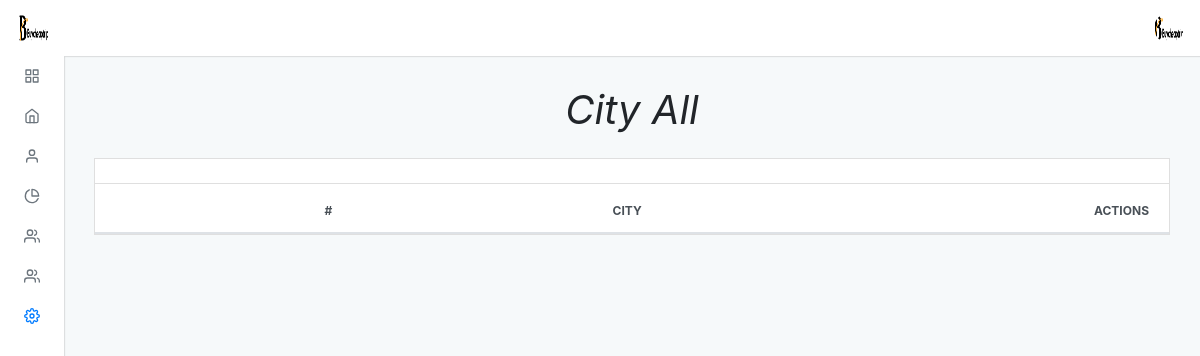
/admin/default/city_all.php (signed in), run on an earlier commit of the app's database.
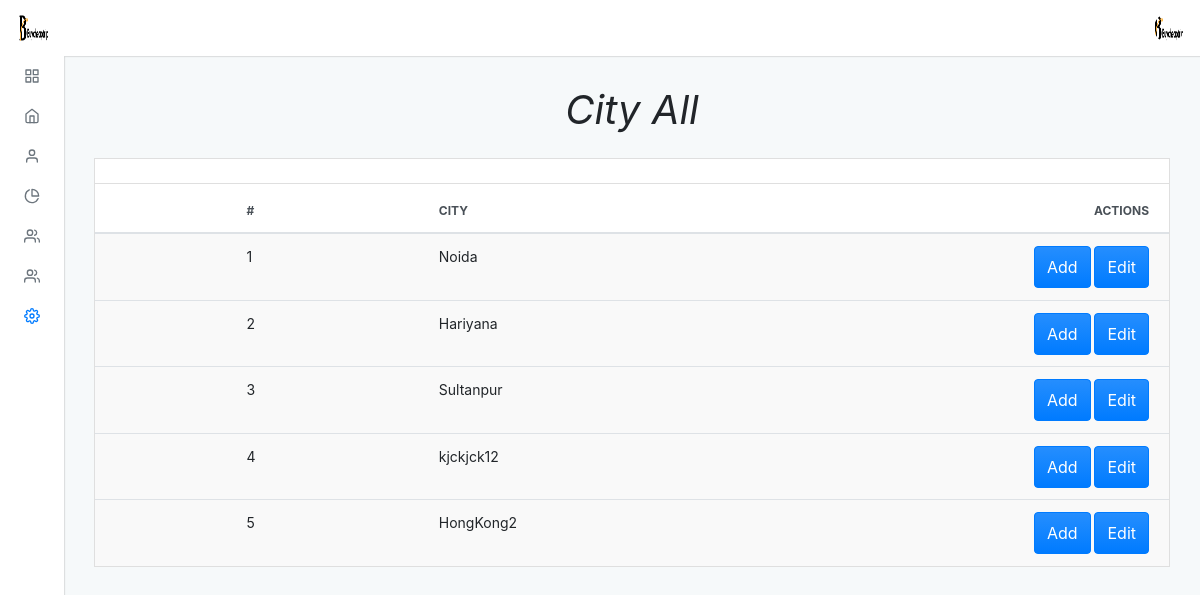
And on a later commit of the database.
### tables this page shows
CREATE TABLE `cities` (
  `city_id` int(11) NOT NULL,
  `city_name` varchar(100) NOT NULL
);

### admin/default/city_all.php (the view, shortened to what the changed rows need)
<?php
include "../connection.php";
?>
<?php $page = "setting";
include("./incluede/header.php") ?>
<div class="adminx-content">
    <div class="adminx-main-content">
        <div class="container-fluid">
            <div class="pb-3">
                <h1><b><i>City All</i></b></h1>
            </div>
            <div class="row">
                <div class="col">
                    <div class="card mb-grid">
                        <div class="table-responsive-md">
                            <table class="table table-actions table-striped table-hover mb-0">
                                <thead>
                                    <tr>
                                        <th scope="col">
                                            <label class="custom-control custom-checkbox m-0 p-0">
                                            </label>
                                        </th>
                                        <th scope="col">#</th>
                                        <th scope="col">City</th>
                                        <th scope="col">Actions</th>
                                    </tr>
                                </thead>
                                <tbody>
                                    <?php
                                    $query = "select * from cities ORDER BY city_id ASC";
                                    $res = mysqli_query($conn, $query);
                                    $a = 1;
                                    while ($row = mysqli_fetch_assoc($res)) {
                                    ?>
                                        <tr>
                                            <th scope="row">
                                                <label class="custom-control custom-checkbox m-0 p-0">
                                                </label>
                                            </th>
                                            <td><?php echo $a ?></td>
                                            <td><?php echo $row['city_name'] ?></td>
                                            <td>
                                                <a href="city_add"><button type="button" class="btn btn-primary waves-effect waves-light add">Add</button></a>
                                                <a href="city_update?city_id=<?php echo $row['city_id']; ?>"><button type="button" class="btn btn-primary waves-effect waves-light add">Edit</button></a>
                                            </td>
                                        <tr>
                                        <?php
                                        ++$a;
                                    }
                                        ?>
                                        <?php include("./incluede/footer.php") ?>

### admin/default/incluede/header.php (shortened to what the changed rows need)
<!DOCTYPE html>
<html lang="en">
<head>
  <link rel="stylesheet" type="text/css" href="./dist/css/adminx.css" media="screen" />
</head>
<body class=" virat">
  <div class="adminx-container">
    <?php
    $query = "select * from admin_login";
    $result = mysqli_query($conn, $query);
    while ($row = mysqli_fetch_assoc($result)) {
    ?>
      <nav class="navbar navbar-expand justify-content-between fixed-top virat_1">
        <a class="navbar-brand mb-0 h1 d-none d-md-block" href="admin">
          <img src="../upload/<?php echo $row['image']; ?>" class="navbar-brand-image d-inline-block align-top mr-2" class="circle" alt="">
        </a>
        <ul class="navbar-nav d-flex justify-content-end mr-2">
          <li class="nav-item dropdown">
            <a class="nav-link avatar-with-name" id="navbarDropdownMenuLink" data-toggle="dropdown" href="#">
              <img src="../upload/<?php echo $row['image']; ?>" class="d-inline-block align-top" class="rounded" alt="">
            </a>
          </li>
        </ul>
      <?php
    }
      ?>
      </nav>

What changed in the data, as far as the page shows it:
added cities: city_name "Noida"
added cities: city_name "Hariyana"
added cities: city_name "Sultanpur"
added cities: city_name "kjckjck12"
added cities: city_name "HongKong2"
